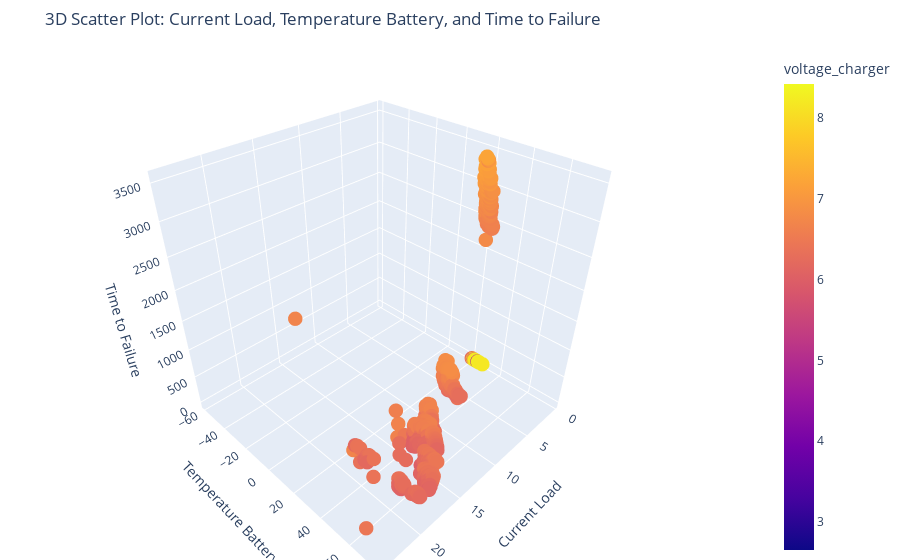

The notebook cell saved with this chart:
### Code cell
import plotly.graph_objs as go
import plotly.express as px

# Create a 3D scatter plot with Plotly
fig = px.scatter_3d(
    regular,
    x='current_load',
    y='temperature_battery',
    z='time_end',
    color='voltage_charger',  # Optional: to add color based on another variable
    labels={'current_load': 'Current Load',
            'temperature_battery': 'Temperature Battery',
            'time_end': 'Time to Failure'},
    title='3D Scatter Plot: Current Load, Temperature Battery, and Time to Failure'
)

# Update the layout for better visualization
fig.update_traces(marker=dict(size=5))
fig.update_layout(
    scene=dict(
        xaxis_title='Current Load',
        yaxis_title='Temperature Battery',
        zaxis_title='Time to Failure'
    ),
    margin=dict(l=0, r=0, b=0, t=50)
)

# Show the plot
fig.show()

### Figure 1 — Plotly figure (JSON) as saved in the notebook; plotly's stock layout.template omitted (floating-point values rounded to 4 significant figures; data arrays with more than 128 entries replaced by an {"elided": "..."} marker saying what was removed)
{"data": [{"hovertemplate": "Current Load=%{x}<br>Temperature Battery=%{y}<br>Time to Failure=%{z}<br>voltage_charger=%{marker.color}<extra></extra>", "legendgroup": "", "marker": {"color": {"elided": "4896 float values"}, "coloraxis": "coloraxis", "size": 5, "symbol": "circle"}, "mode": "markers", "name": "", "scene": "scene", "showlegend": false, "type": "scatter3d", "x": {"elided": "4896 float values"}, "y": {"elided": "4896 float values"}, "z": {"elided": "4896 float values"}}], "layout": {"coloraxis": {"colorbar": {"title": {"text": "voltage_charger"}}, "colorscale": [[0, "#0d0887"], [0.1111, "#46039f"], [0.2222, "#7201a8"], [0.3333, "#9c179e"], [0.4444, "#bd3786"], [0.5556, "#d8576b"], [0.6667, "#ed7953"], [0.7778, "#fb9f3a"], [0.8889, "#fdca26"], [1, "#f0f921"]]}, "legend": {"tracegroupgap": 0}, "margin": {"b": 0, "l": 0, "r": 0, "t": 50}, "scene": {"domain": {"x": [0, 1], "y": [0, 1]}, "xaxis": {"title": {"text": "Current Load"}}, "yaxis": {"title": {"text": "Temperature Battery"}}, "zaxis": {"title": {"text": "Time to Failure"}}}, "title": {"text": "3D Scatter Plot: Current Load, Temperature Battery, and Time to Failure"}}}
